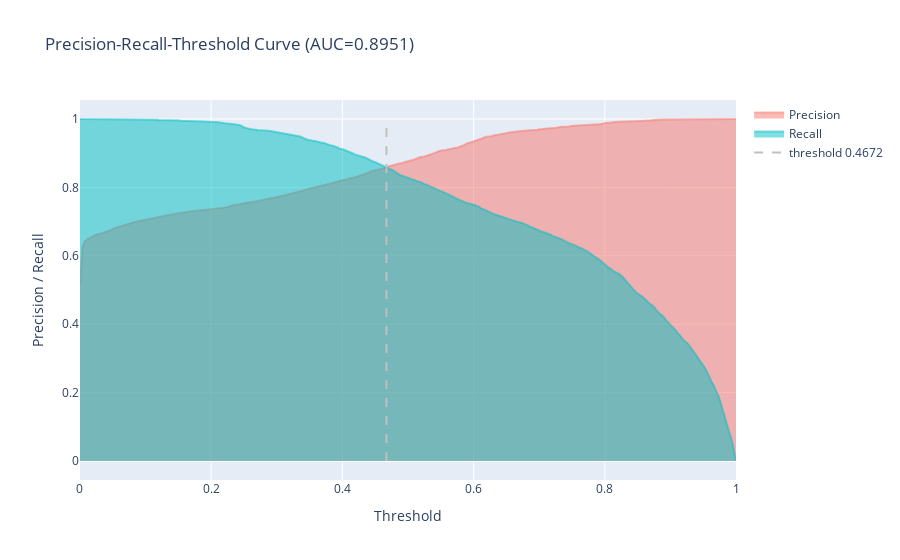

Notebook code cell kept with this figure:
### Markdown cell above
#### Precision-Recall-Threshold Curve

### Code cell
# Data Frame erzeugen, der die precision, recall, threshold werte enthält 
precision_recall_threshold = np.transpose(pd.DataFrame(precision_recall_curve(y_test[['response']], y_pred_proba)))
precision_recall_threshold.columns = ['Precision', 'Recall', 'Threshold']

# Schnittpunkt von Precision und Threshold berechnen und den dazugehörigen Threshold in einem Data Frame ablegen 
precision_recall_threshold['distance']  =  abs(precision_recall_threshold['Precision'] - precision_recall_threshold['Recall'])
intersection_precision_recall_threshold = precision_recall_threshold.loc[precision_recall_threshold['distance'] == precision_recall_threshold['distance'].min()]
intersection = intersection_precision_recall_threshold['Threshold']


# Plot erzeugen 
fig = go.Figure()

# Trace für die Precison und die dazugehörigen Thresholds
fig.add_trace(go.Scatter(x=precision_recall_threshold['Threshold'], y=precision_recall_threshold['Precision'],
                    fill='tozeroy', fillcolor='rgba(248, 118, 109, 0.5)', opacity=0.5,
                    hoveron = 'points+fills', # select where hover is active
                    line_color='rgba(248, 118, 109, 0.5)',
                    name= 'Precision',
                    hoverinfo = 'text+x+y'))


# Trace für den Recall und die dazugehörigen Thresholds
fig.add_trace(go.Scatter(x=precision_recall_threshold['Threshold'], y=precision_recall_threshold['Recall'],
                    fill='tozeroy', fillcolor = 'rgba(0, 191, 196, 0.5)',
                    hoveron='points',
                    line_color='rgba(0, 191, 196, 0.5)',
                    name= 'Recall',
                    hoverinfo='text+x+y')) 


# Schnittpunkt von Precision und Recall einfügen
fig.add_traces(go.Scatter(
    x= [intersection.values[0],intersection.values[0]],
    y=[0,1],
    mode='lines',
    name=f'threshold {intersection.values[0]:.4f}',
    line={'dash': 'dash', 
          'color': 'silver',
          'width': 2}
    ))


# Layout anpoassen
fig.update_layout(title = f'Precision-Recall-Threshold Curve (AUC={pr_auc_rf:.4f})')
fig.update_layout(hovermode='x unified')
fig.update_xaxes(title_text='Threshold')
fig.update_yaxes(title_text='Precision / Recall')

fig.show()

### Figure 1 — Plotly figure (JSON) as saved in the notebook; plotly's stock layout.template omitted (floating-point values rounded to 4 significant figures; data arrays with more than 128 entries replaced by an {"elided": "..."} marker saying what was removed)
{"data": [{"fill": "tozeroy", "fillcolor": "rgba(248, 118, 109, 0.5)", "hoverinfo": "text+x+y", "hoveron": "points+fills", "line": {"color": "rgba(248, 118, 109, 0.5)"}, "name": "Precision", "opacity": 0.5, "type": "scatter", "x": {"elided": "5470 float values"}, "y": {"elided": "5470 float values"}}, {"fill": "tozeroy", "fillcolor": "rgba(0, 191, 196, 0.5)", "hoverinfo": "text+x+y", "hoveron": "points", "line": {"color": "rgba(0, 191, 196, 0.5)"}, "name": "Recall", "type": "scatter", "x": {"elided": "5470 float values"}, "y": {"elided": "5470 float values"}}, {"line": {"color": "silver", "dash": "dash", "width": 2}, "mode": "lines", "name": "threshold 0.4672", "type": "scatter", "x": [0.4672, 0.4672], "y": [0, 1]}], "layout": {"hovermode": "x unified", "title": {"text": "Precision-Recall-Threshold Curve (AUC=0.8951)"}, "xaxis": {"title": {"text": "Threshold"}}, "yaxis": {"title": {"text": "Precision / Recall"}}}}
